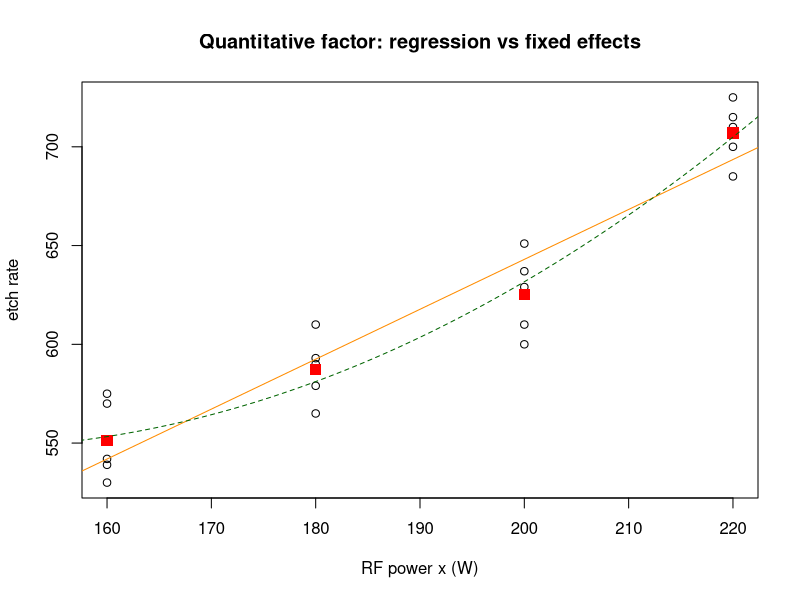

Here is the R script that generated this plot:
# Etch rate against RF power: level means, linear and quadratic fits.
Etch <- data.frame(Power = factor(rep(c(160, 180, 200, 220), each = 5)),
                   Rate = c(575, 542, 530, 539, 570, 565, 593, 590, 579, 610,
                            600, 651, 610, 637, 629, 725, 700, 715, 685, 710))
x <- as.numeric(as.character(Etch$Power))
lin <- lm(Rate ~ x, data = Etch)
quad <- lm(Rate ~ x + I(x^2), data = Etch)
fem <- lm(Rate ~ Power, data = Etch)
anova(lin, fem)                                   # lack-of-fit test of the straight line
plot(x, Etch$Rate, xlab = "RF power x (W)", ylab = "etch rate",
     main = "Quantitative factor: regression vs fixed effects")
points(c(160, 180, 200, 220), tapply(Etch$Rate, Etch$Power, mean), pch = 15, col = "red", cex = 1.5)
abline(lin, col = "darkorange")
xx <- seq(155, 225, length.out = 200)
lines(xx, predict(quad, data.frame(x = xx)), lty = 2, col = "darkgreen")
